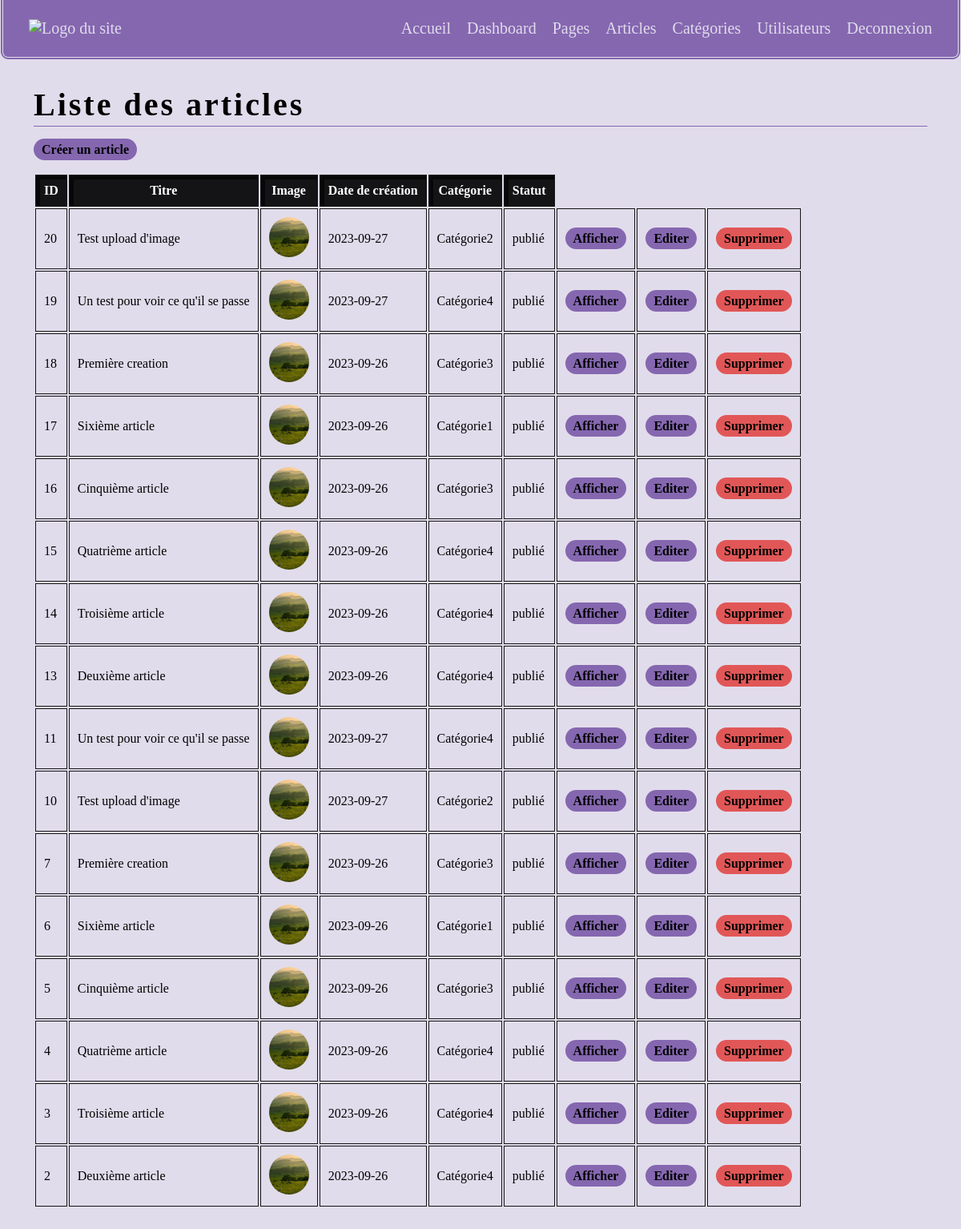
Screenshot of /admin/listearticles.php (signed in) with the database file from the repository.
### tables this page shows
CREATE TABLE IF NOT EXISTS `articles` (
  `id_article` int NOT NULL AUTO_INCREMENT,
  `titre_article` varchar(100) NOT NULL,
  `image_article` varchar(100) NOT NULL,
  `contenu_article` text NOT NULL,
  `date_article` date NOT NULL,
  `categorie_article` varchar(100) NOT NULL,
  `statut_article` varchar(100) NOT NULL COMMENT 'brouillon, en attente ou publié',
  PRIMARY KEY (`id_article`)
);

### admin/listearticles.php (the view, shortened to what this page needs)
<!DOCTYPE html>
<html lang="fr">
<head>
    <link rel="stylesheet" href="../css/global.css">
</head>
<body>
    <?php include_once "../modules/headeradmin.php"; ?>
    <main>
    <?php
            if(!empty($_SESSION['niveau'])){
                if($_SESSION['niveau'] == "admin" || $_SESSION['niveau'] == "moderateur" ){
        ?>
            <h1 class="header">Liste des articles</h1>
            <a class="button" href="newarticle.php">Créer un article</a>
            <?php
                require_once "connect.php";
                $data = $db->prepare("SELECT id_article, titre_article, image_article, date_article, categorie_article, statut_article FROM articles ORDER BY id_article DESC");
                $data->execute();
                $results = $data->fetchAll();
                ?>
                <table class="margin-t">
                    <thead>
                        <tr>
                            <th>ID</th>
                            <th>Titre</th>
                            <th>Image</th>
                            <th>Date de création</th>
                            <th>Catégorie</th>
                            <th>Statut</th>
                        </tr>
                    </thead>
                    <tbody>
                <?php
                foreach($results as $result){
                ?>
                    <tr>
                        <td><?= $result["id_article"]?></td>
                        <td><?= $result["titre_article"]?></td>
                        <td><img class="avatar small" src="../<?= $result["image_article"]?>" alt="image de l'article <?= $result["id_article"]?>"></td>
                        <td><?= $result["date_article"]?></td>
                        <td><?= $result["categorie_article"]?></td>
                        <td><?= $result["statut_article"]?></td>
                        <td><a class="button" href="../detailarticle.php?id=<?= $result["id_article"]?>">Afficher</a></td>
                        <td><a class="button" href="editarticle.php?id=<?= $result["id_article"]?>">Editer</a></td>
                        <?php
                            if($_SESSION['niveau'] == 'admin'){
                                ?>
                                <td><a class="button btndelete" href="?delete=y&id=<?= $result["id_article"]?>">Supprimer</a></td>
                                <?php
                            }
                        ?>
                    </tr>
                <?php
                }
                ?>
                    </tbody>
                </table>
        <?php
                }
        ?>
        <?php
            }
        ?>
    </main>
</body>
</html>

### css/global.css (style rules this page uses)
:root { --background:#141416; --backgroundshadow:#070707; --backgroundfont:#fff; --highlight:#8567b0; --cardinner:#e1dceb; --card:#e1dceb; --cardfont:#000000 }
* { margin:0; font-family: calibri, serif; }
a { text-decoration: none; color:var(--highlight); font-weight: 900; }
img { width:100% }
body { background:var(--card); max-width:1200px; margin:auto }
h1 { color:var(--highlight) }
main { background:var(--cardinner); border-top:0; color:var(--cardfont); margin:0 10px 10px 10px; border-radius:0 0 5px 5px; padding:2rem; }
a.button { text-decoration: none; background:var(--highlight); color:#000000; padding:5px 10px; font-weight: 900; border-radius:1rem }
a.button.btndelete { background:#e15757; }
.small { font-size:10px }
.header { color:var(--cardfont); font-size:40px; letter-spacing: 3px; border-bottom:1px solid var(--highlight); padding-bottom:3px; margin-bottom:20px; }
.margin-t { margin-top:20px!important }
.avatar { max-width:200px!important; max-height:200px!important; min-width:200px!important; min-height:200px!important; object-fit: cover; border-radius:10rem }
.avatar.small { max-width:50px!important; max-height:50px!important; min-width:50px!important; min-height:50px!important; box-shadow:none; }
th, td { padding:10px; border:1px solid var(--background); }
th { background:var(--background); color:var(--backgroundfont); box-shadow:inset 5px 5px 0 var(--backgroundshadow); }

### admin/listearticles.php (style rules this page uses)
img { width:50px }

### rows the page displays
articles: id_article "20", titre_article "Test upload d'image", image_article (picture), date_article "2023-09-27", categorie_article "Catégorie2", statut_article "publié"
articles: id_article "19", titre_article "Un test pour voir ce qu'il se passe", image_article (picture), date_article "2023-09-27", categorie_article "Catégorie4", statut_article "publié"
articles: id_article "18", titre_article "Première creation", image_article (picture), date_article "2023-09-26", categorie_article "Catégorie3", statut_article "publié"
articles: id_article "17", titre_article "Sixième article", image_article (picture), date_article "2023-09-26", categorie_article "Catégorie1", statut_article "publié"
articles: id_article "16", titre_article "Cinquième article", image_article (picture), date_article "2023-09-26", categorie_article "Catégorie3", statut_article "publié"
articles: id_article "15", titre_article "Quatrième article", image_article (picture), date_article "2023-09-26", categorie_article "Catégorie4", statut_article "publié"
articles: id_article "14", titre_article "Troisième article", image_article (picture), date_article "2023-09-26", categorie_article "Catégorie4", statut_article "publié"
articles: id_article "13", titre_article "Deuxième article", image_article (picture), date_article "2023-09-26", categorie_article "Catégorie4", statut_article "publié"
articles: id_article "11", titre_article "Un test pour voir ce qu'il se passe", image_article (picture), date_article "2023-09-27", categorie_article "Catégorie4", statut_article "publié"
articles: id_article "10", titre_article "Test upload d'image", image_article (picture), date_article "2023-09-27", categorie_article "Catégorie2", statut_article "publié"
articles: id_article "7", titre_article "Première creation", image_article (picture), date_article "2023-09-26", categorie_article "Catégorie3", statut_article "publié"
articles: id_article "6", titre_article "Sixième article", image_article (picture), date_article "2023-09-26", categorie_article "Catégorie1", statut_article "publié"
articles: id_article "5", titre_article "Cinquième article", image_article (picture), date_article "2023-09-26", categorie_article "Catégorie3", statut_article "publié"
articles: id_article "4", titre_article "Quatrième article", image_article (picture), date_article "2023-09-26", categorie_article "Catégorie4", statut_article "publié"
articles: id_article "3", titre_article "Troisième article", image_article (picture), date_article "2023-09-26", categorie_article "Catégorie4", statut_article "publié"
articles: id_article "2", titre_article "Deuxième article", image_article (picture), date_article "2023-09-26", categorie_article "Catégorie4", statut_article "publié"
